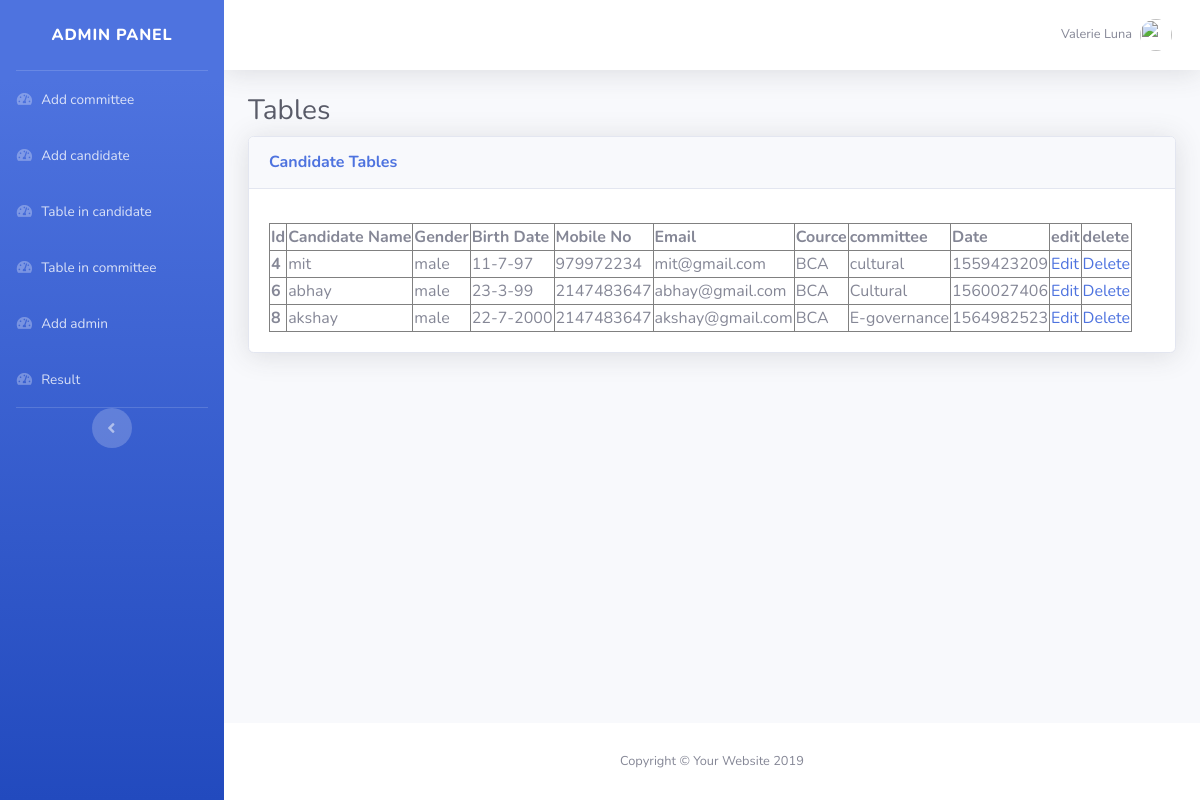
Page /SOURCECODE/project/admin/candidatetable.php on the committed database.
### tables this page shows
CREATE TABLE `candidate` (
  `c_id` int(3) NOT NULL,
  `c_fnm` varchar(200) NOT NULL,
  `c_gender` varchar(20) NOT NULL,
  `c_bd` varchar(20) NOT NULL,
  `c_mno` int(12) NOT NULL,
  `c_email` varchar(40) NOT NULL,
  `c_cource` varchar(16) NOT NULL,
  `c_committee` varchar(30) NOT NULL,
  `c_time` bigint(20) NOT NULL,
  `c_status` int(1) NOT NULL DEFAULT 1
);

### SOURCECODE/project/admin/candidatetable.php (the view, shortened to what this page needs)
<?php
	include("include/header.php");
?>
<div class="container-fluid">
  <h1 class="h3 mb-2 text-gray-800">Tables</h1>
  <div class="card shadow mb-4">
	<div class="card-header py-3">
	  <h6 class="m-0 font-weight-bold text-primary">Candidate Tables</h6>
	</div>
	<div class="card-body">
		<div class="table-responsive">
                <table class="table table-bordered" id="dataTable" width="100%" cellspacing="0">
         <?php
		include("../include/config.php");
		$c_q="select * from candidate";
		$c_res=mysqli_query($link,$c_q);
?>
<center>
<table border=1px #000>
<thead>
	<tr>
		<th>Id</th>
		<th>Candidate Name</th>
		<th>Gender</th>
		<th>Birth Date</th>
		<th>Mobile No</th>
		<th>Email</th>
		<th>Cource</th>
		<th>committee</th>
		<th>Date</th>
		<th>edit</th>
		<th>delete</th>
	</tr>
	</thead>
	<tbody>
	<?php
	while($c_row=mysqli_fetch_assoc($c_res))
	 {
		echo "<tr><th>";
		echo $c_row["c_id"];
		echo "</th><td>";
		echo $c_row["c_fnm"];
		echo "</td><td>";
		echo $c_row["c_gender"];
		echo "</td><td>";
		echo $c_row["c_bd"];
		echo "</td><td>";
		echo $c_row["c_mno"];
		echo "</td><td>";
		echo $c_row["c_email"];
		echo "</td><td>";
		echo $c_row["c_cource"];
		echo "</td><td>";
		echo $c_row["c_committee"];
		echo "</td><td>";
		echo $c_row["c_time"];
		echo "</td>";
		echo "<td> <a href='candidate_edit.php?c_id=".$c_row["c_id"]."'>Edit</a></td>";
		echo "<td> <a href='candidate_delete.php?c_id=".$c_row["c_id"]."'>Delete</a></td>";
		echo "</tr>";
	}
	?>
	 </tbody>
	  </table>
	 </div>
              </div>
	</div>
  </div>
</div>
<?php
	include("include/footer.php");
?>

### rows in the picture
candidate: c_id "4", c_fnm "mit", c_gender "male", c_bd "11-7-97", c_mno "979972234", c_email "mit@gmail.com", c_cource "BCA", c_committee "cultural", c_time "1559423209"
candidate: c_id "6", c_fnm "abhay", c_gender "male", c_bd "23-3-99", c_mno "2147483647", c_email "abhay@gmail.com", c_cource "BCA", c_committee "Cultural", c_time "1560027406"
candidate: c_id "8", c_fnm "akshay", c_gender "male", c_bd "22-7-2000", c_mno "2147483647", c_email "akshay@gmail.com", c_cource "BCA", c_committee "E-governance", c_time "1564982523"
